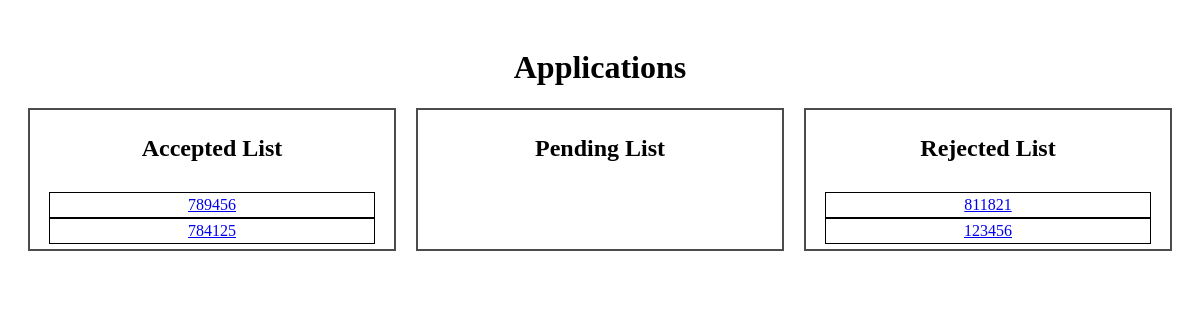
/incoming-applications/ (signed in), run on an earlier commit of the app's database.
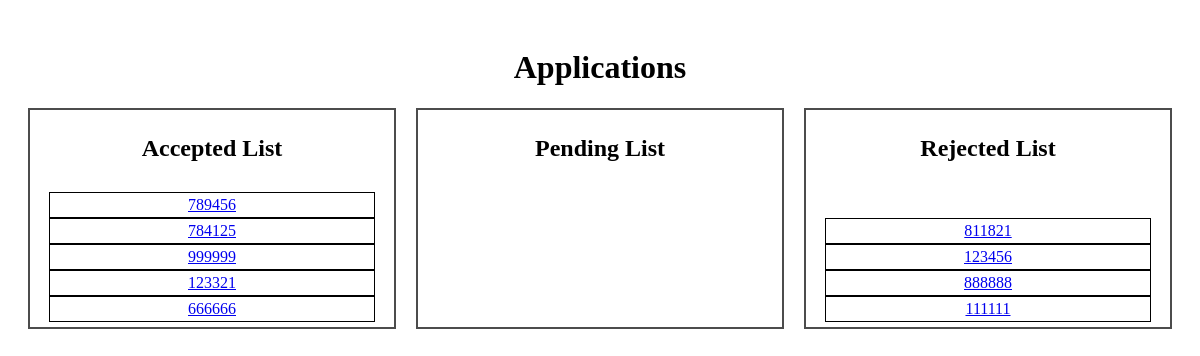
And on a later commit of the database.
### app/models.py (models this page shows, shortened)
class Application(models.Model):
    applicationId = models.IntegerField(null=False,blank=False,unique=True, db_index=True)
    email = models.EmailField(null=True, blank=True, db_index=True,default="example@example.com")
    name = models.CharField(max_length=255)
    DoB = models.DateField()
    Aadhar = models.CharField(max_length=16)
    department = models.CharField(max_length=30,default = "select")
    specialization = models.CharField(max_length=30,default = "choose")
    Passport = models.CharField(max_length=20)
    Address = models.TextField()
    gender = models.CharField(choices=gender_choices,max_length=20)
    reservation_category = models.CharField(max_length=20,choices=reservation_choices)
    pwd_category = models.TextField(null=True, blank=True,max_length=255)
    documents = models.FileField(upload_to = 'documents')
    passport_pic = models.ImageField(upload_to = 'passport_pic')
    Notes = models.TextField()
    status = models.CharField(choices=status_category,max_length=10,default="Pending")
    reason = models.TextField(null=True,blank=True)
    message = models.TextField(null=True,blank=True)
    registration_no = models.IntegerField(null=True,blank=True,unique=True)

### app/views.py (the view, shortened to what this page needs)
# urls.py: path('incoming-applications/',incoming_applications,name='incoming-applications'),
@admin_required(login_url='/accounts/login')
def incoming_applications(request):
    if request.method == 'GET':
        accepted = Application.objects.filter(status="Accepted")
        rejected = Application.objects.filter(status="Rejected")
        pending = Application.objects.filter(status="Pending")
        return render(request,"admin.html",{'accepted':accepted, 'rejected':rejected, 'pending':pending})

### utils/permissions.py (called while the page is built)
def admin_required(function=None,redirect_field_name=REDIRECT_FIELD_NAME,login_url='accounts/login'):
    actual_deco=user_passes_test(
         lambda u:u.is_active and u.is_superuser,
         login_url=login_url,
         redirect_field_name=redirect_field_name
      )
    if function:
        return actual_deco(function)
    return actual_deco

### app/templates/admin.html (shortened to what this page needs)
<!DOCTYPE html>
<html lang="en">
<head>
    {% load static %}
    <link rel="stylesheet" href="{% static 'css/admin.css' %}">
</head>
<body>
    <div class="body-div">
        <h1>Applications</h2>
            <div class="sections-wrapper">
                <section class="section accepted-section">
                    <h2>Accepted List</h2>
                    <div class="section-list">
                        {% for acc in accepted %}
                        <div>
                          <a href="{% url  'application_detail' acc.id %}" target="_blank">{{acc.applicationId}}</a>
                        </div>
                        {% endfor %}
                    </div>
                </section>
                <section class="section pending-section">
                    <h2>Pending List</h2>
                </section>
                <section class="section rejected-section">
                    <h2>Rejected List</h2>
                    <div class="section-list">
                        {% for acc in rejected %}
                        <div>
                            <a href="{% url  'application_detail' acc.id %}" target="_blank">{{acc.applicationId}}</a>
                        </div>
                        {% endfor %}
                    </div>
                </section>
            </div>
    </div>
</body>
</html>

### app/static/css/admin.css (style rules this page uses)
body, html { background-color: #fff; }
.body-div { padding: 20px; overflow: hidden; }
h2, h1 { text-align: center; }
.sections-wrapper { display: grid; grid-template-columns: repeat(3, 1fr); grid-template-rows: 1fr; grid-column-gap: 20px; }
.section { border: rgba(0, 0, 0, 0.7) 2px solid; display: grid; grid-template-columns: 1fr; grid-template-rows: 1fr; grid-column-gap: 20px; grid-row-gap: 10px; padding: 5px; }
.section-list div { border: #000 1px solid; text-align: center; margin: 0 auto; padding: 3px; width: 90%; }

What changed in the data, as far as the page shows it:
added Application: applicationId "999999", shown under "Accepted List"
added Application: applicationId "123321", shown under "Accepted List"
added Application: applicationId "666666", shown under "Accepted List"
added Application: applicationId "888888", shown under "Rejected List"
added Application: applicationId "111111", shown under "Rejected List"
